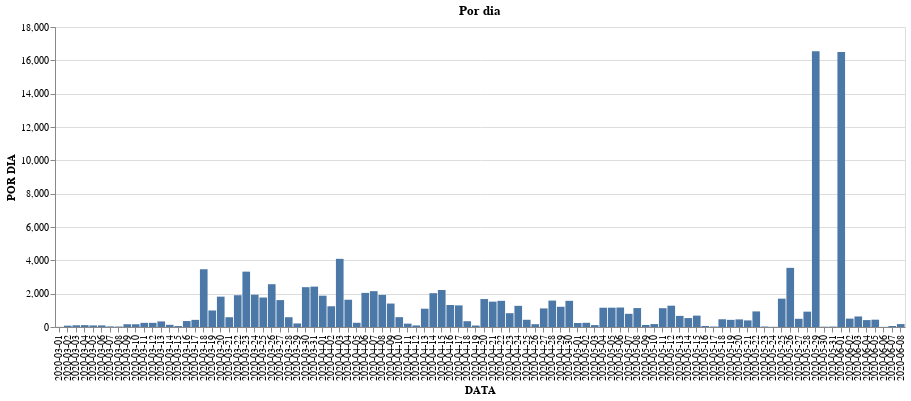

This figure's notebook cell:
### Code cell
base.encode(y='POR DIA').properties(title='Por dia')

### Figure 1 — Vega-Lite specification as saved in the notebook (floating-point values rounded to 4 significant figures)
{"config": {"view": {"continuousWidth": 400, "continuousHeight": 300}}, "data": {"name": "data-df333944e7d7c9a32cae2c38f25de08a"}, "mark": "bar", "encoding": {"x": {"type": "nominal", "field": "DATA"}, "y": {"type": "quantitative", "field": "POR DIA"}}, "title": "Por dia", "width": 850, "$schema": "https://vega.github.io/schema/vega-lite/v4.8.1.json", "datasets": {"data-df333944e7d7c9a32cae2c38f25de08a": [{"DATA": "2020-03-01", "POR DIA": 7, "ACUMULADOS": 7}, {"DATA": "2020-03-02", "POR DIA": 80, "ACUMULADOS": 87}, {"DATA": "2020-03-03", "POR DIA": 103, "ACUMULADOS": 190}, {"DATA": "2020-03-04", "POR DIA": 112, "ACUMULADOS": 302}, {"DATA": "2020-03-05", "POR DIA": 94, "ACUMULADOS": 396}, {"DATA": "2020-03-06", "POR DIA": 96, "ACUMULADOS": 492}, {"DATA": "2020-03-07", "POR DIA": 35, "ACUMULADOS": 527}, {"DATA": "2020-03-08", "POR DIA": 28, "ACUMULADOS": 555}, {"DATA": "2020-03-09", "POR DIA": 165, "ACUMULADOS": 720}, {"DATA": "2020-03-10", "POR DIA": 164, "ACUMULADOS": 884}, {"DATA": "2020-03-11", "POR DIA": 248, "ACUMULADOS": 1132}, {"DATA": "2020-03-12", "POR DIA": 250, "ACUMULADOS": 1382}, {"DATA": "2020-03-13", "POR DIA": 335, "ACUMULADOS": 1717}, {"DATA": "2020-03-14", "POR DIA": 131, "ACUMULADOS": 1848}, {"DATA": "2020-03-15", "POR DIA": 57, "ACUMULADOS": 1905}, {"DATA": "2020-03-16", "POR DIA": 358, "ACUMULADOS": 2263}, {"DATA": "2020-03-17", "POR DIA": 429, "ACUMULADOS": 2692}, {"DATA": "2020-03-18", "POR DIA": 3465, "ACUMULADOS": 6157}, {"DATA": "2020-03-19", "POR DIA": 992, "ACUMULADOS": 7149}, {"DATA": "2020-03-20", "POR DIA": 1821, "ACUMULADOS": 8970}, {"DATA": "2020-03-21", "POR DIA": 586, "ACUMULADOS": 9556}, {"DATA": "2020-03-22", "POR DIA": 1907, "ACUMULADOS": 11463}, {"DATA": "2020-03-23", "POR DIA": 3322, "ACUMULADOS": 14785}, {"DATA": "2020-03-24", "POR DIA": 1939, "ACUMULADOS": 16724}, {"DATA": "2020-03-25", "POR DIA": 1769, "ACUMULADOS": 18493}, {"DATA": "2020-03-26", "POR DIA": 2568, "ACUMULADOS": 21061}, {"DATA": "2020-03-27", "POR DIA": 1614, "ACUMULADOS": 22675}, {"DATA": "2020-03-28", "POR DIA": 586, "ACUMULADOS": 23261}, {"DATA": "2020-03-29", "POR DIA": 213, "ACUMULADOS": 23474}, {"DATA": "2020-03-30", "POR DIA": 2389, "ACUMULADOS": 25863}, {"DATA": "2020-03-31", "POR DIA": 2423, "ACUMULADOS": 28286}, {"DATA": "2020-04-01", "POR DIA": 1878, "ACUMULADOS": 30164}, {"DATA": "2020-04-02", "POR DIA": 1245, "ACUMULADOS": 31409}, {"DATA": "2020-04-03", "POR DIA": 4090, "ACUMULADOS": 35499}, {"DATA": "2020-04-04", "POR DIA": 1636, "ACUMULADOS": 37135}, {"DATA": "2020-04-05", "POR DIA": 252, "ACUMULADOS": 37387}, {"DATA": "2020-04-06", "POR DIA": 2047, "ACUMULADOS": 39434}, {"DATA": "2020-04-07", "POR DIA": 2150, "ACUMULADOS": 41584}, {"DATA": "2020-04-08", "POR DIA": 1925, "ACUMULADOS": 43509}, {"DATA": "2020-04-09", "POR DIA": 1407, "ACUMULADOS": 44916}, {"DATA": "2020-04-10", "POR DIA": 590, "ACUMULADOS": 45506}, {"DATA": "2020-04-11", "POR DIA": 202, "ACUMULADOS": 45708}, {"DATA": "2020-04-12", "POR DIA": 94, "ACUMULADOS": 45802}, {"DATA": "2020-04-13", "POR DIA": 1098, "ACUMULADOS": 46900}, {"DATA": "2020-04-14", "POR DIA": 2029, "ACUMULADOS": 48929}, {"DATA": "2020-04-15", "POR DIA": 2219, "ACUMULADOS": 51148}, {"DATA": "2020-04-16", "POR DIA": 1321, "ACUMULADOS": 52469}, {"DATA": "2020-04-17", "POR DIA": 1297, "ACUMULADOS": 53766}, {"DATA": "2020-04-18", "POR DIA": 347, "ACUMULADOS": 54113}, {"DATA": "2020-04-19", "POR DIA": 89, "ACUMULADOS": 54202}, {"DATA": "2020-04-20", "POR DIA": 1677, "ACUMULADOS": 55879}, {"DATA": "2020-04-21", "POR DIA": 1521, "ACUMULADOS": 57400}, {"DATA": "2020-04-22", "POR DIA": 1570, "ACUMULADOS": 58970}, {"DATA": "2020-04-23", "POR DIA": 829, "ACUMULADOS": 59799}, {"DATA": "2020-04-24", "POR DIA": 1271, "ACUMULADOS": 61070}, {"DATA": "2020-04-25", "POR DIA": 433, "ACUMULADOS": 61503}, {"DATA": "2020-04-26", "POR DIA": 168, "ACUMULADOS": 61671}, {"DATA": "2020-04-27", "POR DIA": 1115, "ACUMULADOS": 62786}, {"DATA": "2020-04-28", "POR DIA": 1585, "ACUMULADOS": 64371}, {"DATA": "2020-04-29", "POR DIA": 1215, "ACUMULADOS": 65586}, {"DATA": "2020-04-30", "POR DIA": 1571, "ACUMULADOS": 67157}, {"DATA": "2020-05-01", "POR DIA": 240, "ACUMULADOS": 67397}, {"DATA": "2020-05-02", "POR DIA": 252, "ACUMULADOS": 67649}, {"DATA": "2020-05-03", "POR DIA": 115, "ACUMULADOS": 67764}, {"DATA": "2020-05-04", "POR DIA": 1156, "ACUMULADOS": 68920}, {"DATA": "2020-05-05", "POR DIA": 1158, "ACUMULADOS": 70078}, {"DATA": "2020-05-06", "POR DIA": 1168, "ACUMULADOS": 71246}, {"DATA": "2020-05-07", "POR DIA": 791, "ACUMULADOS": 72037}, {"DATA": "2020-05-08", "POR DIA": 1136, "ACUMULADOS": 73173}, {"DATA": "2020-05-09", "POR DIA": 123, "ACUMULADOS": 73296}, {"DATA": "2020-05-10", "POR DIA": 175, "ACUMULADOS": 73471}, {"DATA": "2020-05-11", "POR DIA": 1129, "ACUMULADOS": 74600}, {"DATA": "2020-05-12", "POR DIA": 1279, "ACUMULADOS": 75879}, {"DATA": "2020-05-13", "POR DIA": 667, "ACUMULADOS": 76546}, {"DATA": "2020-05-14", "POR DIA": 536, "ACUMULADOS": 77082}, {"DATA": "2020-05-15", "POR DIA": 682, "ACUMULADOS": 77764}, {"DATA": "2020-05-16", "POR DIA": 62, "ACUMULADOS": 77826}, {"DATA": "2020-05-17", "POR DIA": 27, "ACUMULADOS": 77853}, {"DATA": "2020-05-18", "POR DIA": 464, "ACUMULADOS": 78317}, {"DATA": "2020-05-19", "POR DIA": 429, "ACUMULADOS": 78746}, {"DATA": "2020-05-20", "POR DIA": 457, "ACUMULADOS": 79203}, {"DATA": "2020-05-21", "POR DIA": 396, "ACUMULADOS": 79599}, {"DATA": "2020-05-22", "POR DIA": 935, "ACUMULADOS": 80534}, {"DATA": "2020-05-23", "POR DIA": 30, "ACUMULADOS": 80564}, {"DATA": "2020-05-24", "POR DIA": 11, "ACUMULADOS": 80575}, {"DATA": "2020-05-25", "POR DIA": 1700, "ACUMULADOS": 82275}, {"DATA": "2020-05-26", "POR DIA": 3549, "ACUMULADOS": 85824}, {"DATA": "2020-05-27", "POR DIA": 493, "ACUMULADOS": 86317}, {"DATA": "2020-05-28", "POR DIA": 921, "ACUMULADOS": 87238}, {"DATA": "2020-05-29", "POR DIA": 16547, "ACUMULADOS": 103785}, {"DATA": "2020-05-30", "POR DIA": 19, "ACUMULADOS": 103804}, {"DATA": "2020-05-31", "POR DIA": 25, "ACUMULADOS": 103829}, {"DATA": "2020-06-01", "POR DIA": 16507, "ACUMULADOS": 120336}, {"DATA": "2020-06-02", "POR DIA": 503, "ACUMULADOS": 120839}, {"DATA": "2020-06-03", "POR DIA": 632, "ACUMULADOS": 121471}, {"DATA": "2020-06-04", "POR DIA": 415, "ACUMULADOS": 121886}, {"DATA": "2020-06-05", "POR DIA": 439, "ACUMULADOS": 122325}, {"DATA": "2020-06-06", "POR DIA": 7, "ACUMULADOS": 122332}, {"DATA": "2020-06-07", "POR DIA": 61, "ACUMULADOS": 122393}, {"DATA": "2020-06-08", "POR DIA": 175, "ACUMULADOS": 122568}]}}
